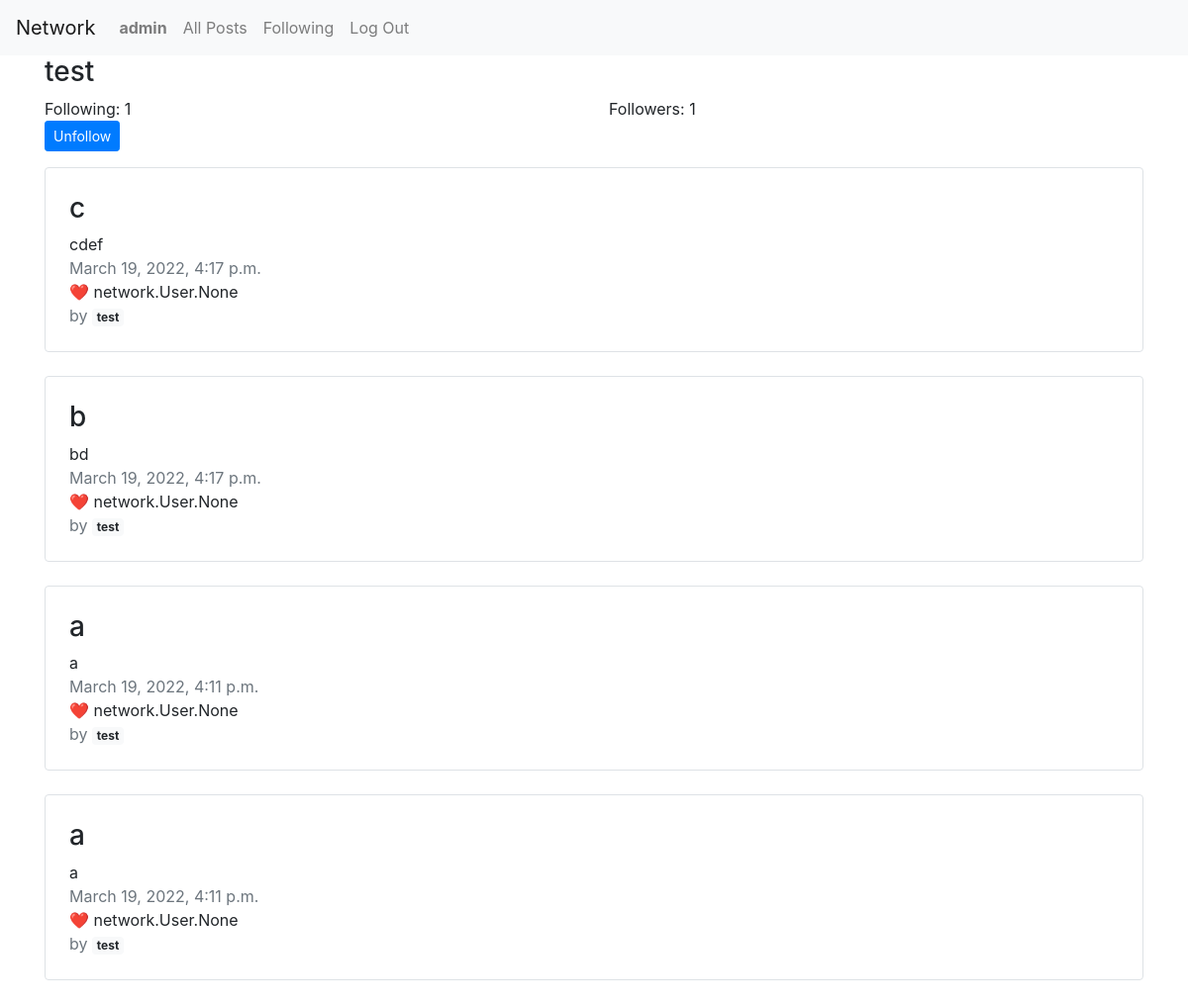
The app's page /u/test (signed in) with its own data.
### network/models.py (models this page shows, shortened)
class User(AbstractUser):
    username = models.CharField(max_length=30, unique=True, primary_key=True)
    following = models.ManyToManyField(
        'self', related_name='followers', symmetrical=False)
    likes = models.ManyToManyField('Post', related_name='likes')

class Post(models.Model):
    id = models.AutoField(primary_key=True)
    user = models.ForeignKey(User, on_delete=models.CASCADE)
    title = models.CharField(max_length=100)
    content = models.TextField()
    created_at = models.DateTimeField(auto_now_add=True)
    updated_at = models.DateTimeField(auto_now=True)
    class Meta:
        ordering = ['-created_at']

### network/views.py (the view)
# urls.py: path("u/<str:username>", views.user, name="user"),
def user(request, username):
    user = User.objects.get(username=username)
    isFollowing = False
    if request.user.following.filter(username=username).exists():
        isFollowing = True
    return render(request, "network/user.html", {
        "username": username,
        "posts": Post.objects.filter(user=user),
        "following": user.following.all(),
        "followers": user.followers.all(),
        "isFollowing": isFollowing
    })

### network/templates/network/user.html (shortened to what this page needs)
{% extends "network/layout.html" %} {% block body %}
<div class="container">
	<h3>{{username}}</h3>
	<div class="row">
		<div class="col">Following: {{following|length}}</div>
		<div class="col">Followers: {{followers|length}}</div>
	</div>
	{% if user.username != username %}
	<form action="{% url 'follow' username %}" method="post">
		<button class="btn btn-primary btn-sm mb-3" type="submit">
			{% if isFollowing %}Unfollow{% else %}Follow{% endif %}
		</button>
	</form>
	{% endif %} {% for post in posts %}
	<div class="border rounded p-4 mb-4">
		<h3>{{post.title}}</h3>
		<div>{{post.content}}</div>
		<div class="text-muted">{{post.created_at}}</div>
		<div>❤️ {{post.likes}}</div>
		<div class="text-muted">
			by <span class="badge badge-light">{{post.user.username}}</span>
		</div>
	</div>
	{% endfor %}
</div>
{% endblock %}

### network/templates/network/layout.html (shortened to what this page needs)
{% load static %}
<!DOCTYPE html>
<html lang="en">
	<head>
		<link
			rel="stylesheet"
			href="https://stackpath.bootstrapcdn.com/bootstrap/4.4.1/css/bootstrap.min.css"
		/>
		<link
			rel="stylesheet"
			type="text/css"
			href="{% static 'network/styles.css' %}"
		/>
	</head>
	<body>
		<nav class="navbar navbar-expand-lg navbar-light bg-light">
			<a class="navbar-brand" href="#">Network</a>
			<div>
				<ul class="navbar-nav mr-auto">
					{% if user.is_authenticated %}
					<li class="nav-item">
						<a class="nav-link" href="{% url 'user' user.username %}"
							><strong>{{ user.username }}</strong></a
						>
					</li>
					{% endif %}
					<li class="nav-item">
						<a class="nav-link" href="{% url 'index' %}">All Posts</a>
					</li>
					{% if user.is_authenticated %}
					<li class="nav-item">
						<a class="nav-link" href="{% url 'following' %}">Following</a>
					</li>
					<li class="nav-item">
						<a class="nav-link" href="{% url 'logout' %}">Log Out</a>
					</li>
					{% endif %}
				</ul>
			</div>
		</nav>
		<div class="body">{% block body %} {% endblock %}</div>
	</body>
</html>

### records on screen
User: username "admin"
Post: title "c", content "cdef", created_at "March 19, 2022, 4:17 p.m.", likes "network.User.None", user.username "test"
Post: title "b", content "bd", created_at "March 19, 2022, 4:17 p.m.", likes "network.User.None", user.username "test"
Post: title "a", content "a", created_at "March 19, 2022, 4:11 p.m.", likes "network.User.None", user.username "test"
Post: title "a", content "a", created_at "March 19, 2022, 4:11 p.m.", likes "network.User.None", user.username "test"

### other values on screen
{{ username }} "test"
{{ following|length }} "1"
{{ followers|length }} "1"
